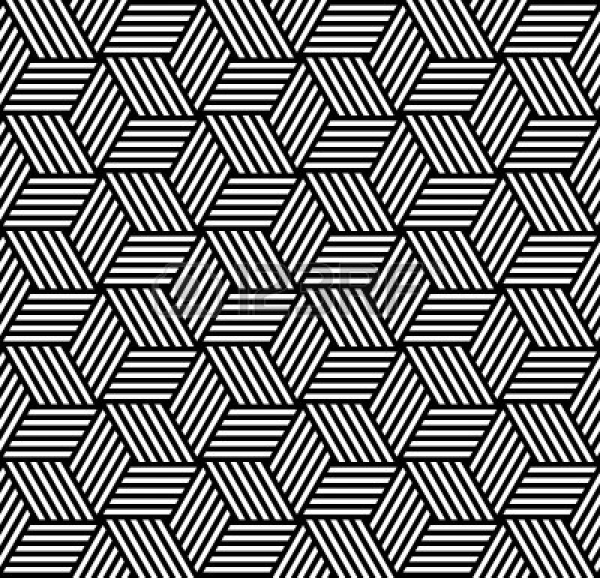
#> input picture 3dmodel/visualization/nahtlose-geometrische-muster-im-op-art-design.jpg, 1200 x 1155 px (shown at 1/2 size)
$ python video2lamp.py ../../../../3dmodel/visualization/nahtlose-geometrische-muster-im-op-art-design.jpg
#> lines starting #> are read from the running program, lines starting #| are printed output that depends on the picture
### software/esp32/tools/sphere/geometry.py
"""Geometry of the diskohedron: which board (tile) sits where on the rhombic triacontahedron.

Sources (old firmware, diskoledronBasel.ino):
  NEIGHBOURS  - the 4 neighbour faces of every tile (initNeighbours)
  ROWS        - 7 horizontal rings from top to bottom (ledrows36)
  (the old table had tile 17 -> 5, which must be 17 -> 4; fixed here)
Tile numbers are 1-based and equal the position in the LED chain (tile 1 = first board).

The face graph of a rhombic triacontahedron is the icosidodecahedron graph. We build the
real polyhedron, put a 3-fold corner on top (rings of 3,6,3,6,3,6,3 faces) and search the
mapping tile -> face that respects both the neighbours and the rings.
"""
import itertools
import numpy as np

NEIGHBOURS = {
    1: (2, 3, 9, 10), 2: (3, 1, 14, 15), 3: (4, 5, 1, 2), 4: (5, 3, 17, 18), 5: (6, 7, 3, 4),
    6: (7, 5, 20, 21), 7: (8, 9, 5, 6), 8: (9, 7, 23, 24), 9: (10, 1, 7, 8), 10: (11, 12, 1, 9),
    11: (12, 10, 24, 25), 12: (13, 14, 10, 11), 13: (14, 12, 27, 28), 14: (15, 2, 12, 13), 15: (16, 17, 2, 14),
    16: (17, 15, 28, 29), 17: (18, 4, 15, 16), 18: (19, 20, 4, 17), 19: (20, 18, 29, 30), 20: (21, 6, 18, 19),
    21: (22, 23, 6, 20), 22: (23, 21, 30, 26), 23: (24, 8, 21, 22), 24: (25, 11, 8, 23), 25: (26, 27, 11, 24),
    26: (27, 25, 22, 30), 27: (28, 13, 25, 26), 28: (29, 16, 13, 27), 29: (30, 19, 16, 28), 30: (26, 22, 19, 29),
}
ROWS = [
    (1, 2, 3), (4, 5, 9, 10, 14, 15), (7, 12, 17), (6, 8, 11, 13, 16, 18),
    (20, 24, 28), (19, 21, 23, 25, 27, 29), (22, 26, 30),
]

PHI = (1 + 5 ** 0.5) / 2


def _icosahedron():
    v = []
    for a, b in itertools.product((-1, 1), repeat=2):
        v += [(0, a, b * PHI), (a, b * PHI, 0), (b * PHI, 0, a)]
    v = np.array(v, float)
    edges = [(i, j) for i in range(12) for j in range(i + 1, 12) if abs(np.linalg.norm(v[i] - v[j]) - 2) < 1e-6]
    tris = [t for t in itertools.combinations(range(12), 3)
            if all(abs(np.linalg.norm(v[a] - v[b]) - 2) < 1e-6 for a, b in itertools.combinations(t, 2))]
    return v, edges, tris


def _rotation_to_z(axis):
    a = axis / np.linalg.norm(axis)
    z = np.array([0, 0, 1.0])
    c = np.cross(a, z)
    s, d = np.linalg.norm(c), a @ z
    if s < 1e-9:
        return np.eye(3) if d > 0 else np.diag([1, -1, -1.0])
    k = np.array([[0, -c[2], c[1]], [c[2], 0, -c[0]], [-c[1], c[0], 0]]) / s
    ang = np.arctan2(s, d)
    return np.eye(3) + np.sin(ang) * k + (1 - np.cos(ang)) * k @ k


def build_faces():
    """30 rhombic faces: dict with 'center' (unit normal) and 'corners' (4x3, on the polyhedron)."""
    v, edges, tris = _icosahedron()
    # dual corners: centres of the icosahedron triangles, scaled so rhombi are planar
    tri_c = {t: v[list(t)].mean(0) for t in tris}
    # put one 3-fold corner (a triangle centre) on top
    R = _rotation_to_z(tri_c[tris[0]])
    faces = []
    for (i, j) in edges:
        ts = [t for t in tris if i in t and j in t]
        mid = (v[i] + v[j]) / 2
        n = mid / np.linalg.norm(mid)
        # scale every corner onto the face plane n.x = |mid|
        pts = [v[i], tri_c[ts[0]], v[j], tri_c[ts[1]]]
        pts = [p * (np.linalg.norm(mid) / (p @ n)) for p in pts]
        faces.append(dict(edge=(i, j), center=R @ n, corners=np.array([R @ p for p in pts])))
    # adjacency: edges sharing a vertex and lying on a common triangle
    for a, fa in enumerate(faces):
        fa['adj'] = set()
        for b, fb in enumerate(faces):
            if a != b and set(fa['edge']) & set(fb['edge']) and \
                    any(set(fa['edge']) | set(fb['edge']) == set(t) for t in tris):
                fa['adj'].add(b)
    return faces


def match_tiles(faces):
    """All mappings tile -> face index that respect neighbours and rings."""
    z = np.array([f['center'][2] for f in faces])
    levels = sorted(set(np.round(z, 6)), reverse=True)
    face_row = {k: levels.index(round(z[k], 6)) for k in range(30)}
    tile_row = {t: r for r, row in enumerate(ROWS) for t in row}
    assert [sum(1 for k in face_row if face_row[k] == r) for r in range(7)] == [len(r) for r in ROWS]

    order = list(range(1, 31))
    sols = []

    def search(i, m, used):
        if i == len(order):
            sols.append(dict(m))
            return
        t = order[i]
        for k in range(30):
            if k in used or face_row[k] != tile_row[t]:
                continue
            if all((m[n] in faces[k]['adj']) for n in NEIGHBOURS[t] if n in m):
                m[t] = k
                used.add(k)
                search(i + 1, m, used)
                used.discard(k)
                del m[t]

    search(0, {}, set())
    return sols


def tile_geometry(rotate_steps=0, mirror=False):
    """{tile: (center[3], corners[4,3])}. rotate_steps (0..2) / mirror pick one of the 6
    symmetric solutions - which one is physically right has to be checked on the lamp."""
    faces = build_faces()
    sols = match_tiles(faces)
    # sort solutions in a stable way: by azimuth of tile 1, then handedness
    def key(s):
        c1, c4 = faces[s[1]]['center'], faces[s[4]]['center']
        az1 = np.degrees(np.arctan2(c1[1], c1[0])) % 360
        hand = np.cross(c1, c4)[2] > 0
        return (hand, round(az1, 3))
    sols.sort(key=key)
    s = sols[(3 if mirror else 0) + rotate_steps % 3] if len(sols) == 6 else sols[0]
    return {t: (faces[k]['center'], faces[k]['corners']) for t, k in s.items()}


# [11 lines that do not run on import are left out]

### software/esp32/tools/sphere/video2lamp.py
#!/usr/bin/env python3
"""Wrap an image or video onto the 30 faces of the diskohedron.

Every face averages the pixels that fall onto it, so the 30 boards show a very
low-resolution "sphere" version of the video.

    # preview only (animated GIF of the lamp from two sides)
    python3 video2lamp.py clip.mp4 --preview clip_preview.gif

    # write a frame file (for playback / later use)
    python3 video2lamp.py clip.mp4 --out clip.disko

    # play live on the lamp over WiFi (connected to the lamp's hotspot)
    python3 video2lamp.py clip.mp4 --stream ws://192.168.4.1/ws --loop

    # find --rotate / --mirror for your lamp (see README "Video on the lamp")
    python3 video2lamp.py --calibrate --stream ws://192.168.4.1/ws --loop

Projections (--map):
  polar     (default, made for SQUARE videos) the centre of the frame is the top
            of the lamp, the edge of the inscribed circle is the bottom; the angle
            around the centre is the angle around the lamp. Corners are unused.
  equirect  2:1 panorama / 360° video: x = longitude, y = latitude.
  cylinder  wrap the frame around the lamp like a label: x = around, y = height.

Output .disko file: b"DSKO", u8 version=1, u8 tiles=30, u16 fps*100, u32 frames,
then frames x 30 tiles x (R, G, B, W) bytes, tile 1 (first board) first.
"""
import argparse
import asyncio
import struct
import sys
import time

import numpy as np

from geometry import tile_geometry

SAMPLES = 10  # samples per face edge -> 100 directions per face


# ------------------------------------------------------------------ geometry -> sample directions
def face_directions(rotate, mirror, spin_deg=0.0):
    """(30, S, 3) unit vectors covering each face, tile 1 first."""
    geo = tile_geometry(rotate, mirror)
    u = (np.arange(SAMPLES) + 0.5) / SAMPLES
    uu, vv = np.meshgrid(u, u)
    uu, vv = uu.ravel(), vv.ravel()
    dirs = []
    for t in range(1, 31):
        c = geo[t][1]  # 4 corners in order -> bilinear patch
        p = (c[0][None] * ((1 - uu) * (1 - vv))[:, None] + c[1][None] * (uu * (1 - vv))[:, None]
             + c[2][None] * (uu * vv)[:, None] + c[3][None] * ((1 - uu) * vv)[:, None])
        dirs.append(p / np.linalg.norm(p, axis=1, keepdims=True))
    d = np.array(dirs)
    if spin_deg:
        a = np.radians(spin_deg)
        rz = np.array([[np.cos(a), -np.sin(a), 0], [np.sin(a), np.cos(a), 0], [0, 0, 1]])
        d = d @ rz.T
    return d


def directions_to_pixels(d, w, h, mapping):
    x, y, z = d[..., 0], d[..., 1], np.clip(d[..., 2], -1, 1)
    lon = np.arctan2(y, x)                 # -pi..pi, 0 = "front"
    if mapping == 'polar':
        theta = np.arccos(z)               # 0 at the top, pi at the bottom
        r = theta / np.pi * (min(w, h) / 2 - 0.5)
        px = w / 2 + r * np.cos(lon)
        py = h / 2 - r * np.sin(lon)
    elif mapping == 'equirect':
        px = (lon + np.pi) / (2 * np.pi) * w
        py = (np.pi / 2 - np.arcsin(z)) / np.pi * h
    elif mapping == 'cylinder':
        px = (lon + np.pi) / (2 * np.pi) * w
        py = (1 - z) / 2 * h
    else:
        raise ValueError(mapping)
    px = np.clip(px.astype(int), 0, w - 1)
    py = np.clip(py.astype(int), 0, h - 1)
    return py, px


# ------------------------------------------------------------------ colour
def to_rgbw(rgb, white):
    """rgb (30, 3) 0..255 -> (30, 4). The common part of R, G, B goes to the white LED."""
    w = rgb.min(axis=1) * white
    out = np.empty((rgb.shape[0], 4))
    out[:, :3] = rgb - w[:, None]
    out[:, 3] = w
    return out


def apply_gamma(v, gamma):
    return 255 * (v / 255) ** gamma


# ------------------------------------------------------------------ input
# [13 lines left out: function calibration_frame, not called in this run]


def read_frames(path, size, max_frames=None):
    """Yield (fps, frame RGB uint8 resized to size x size-ish). Images give one frame."""
    import cv2
    img = cv2.imread(path, cv2.IMREAD_COLOR)
    if img is not None:
        yield 1.0, cv2.cvtColor(_shrink(img, size), cv2.COLOR_BGR2RGB)
        return
    cap = cv2.VideoCapture(path)
    if not cap.isOpened():
        sys.exit(f'cannot open {path}')
    fps = cap.get(cv2.CAP_PROP_FPS) or 25
    n = 0
    while True:
        ok, frame = cap.read()
        if not ok or (max_frames and n >= max_frames):
            break
        n += 1
        yield fps, cv2.cvtColor(_shrink(frame, size), cv2.COLOR_BGR2RGB)


def _shrink(img, size):
    import cv2
    h, w = img.shape[:2]
#> h = 1155; w = 1200
    s = size / max(h, w)
#> s = 0.213
    return cv2.resize(img, (max(1, int(w * s)), max(1, int(h * s))), interpolation=cv2.INTER_AREA) if s < 1 else img


# ------------------------------------------------------------------ conversion
def convert(args):
    frames, fps = [], 25.0
    cache = {}
    source = [(1.0, calibration_frame())] if args.calibrate else read_frames(args.input, args.size, args.max_frames)
    for i, (fps, img) in enumerate(source):
        h, w = img.shape[:2]
        spin = args.azimuth + args.spin * i / fps
        key = (w, h, round(spin, 3))
        if key not in cache:
            if len(cache) > 4:
                cache.clear()
            cache[key] = directions_to_pixels(face_directions(args.rotate, args.mirror, spin), w, h, args.map)
        py, px = cache[key]
        rgb = img[py, px].astype(float).mean(axis=1)          # (30, 3)
        rgb = rgb * args.saturation + rgb.mean(axis=1, keepdims=True) * (1 - args.saturation)
        rgbw = to_rgbw(np.clip(rgb, 0, 255), args.white)
        rgbw = apply_gamma(rgbw, args.gamma) * args.brightness
        frames.append(np.clip(rgbw, 0, 255).astype(np.uint8))
#> this loop made 1 pass
#> (h, key) on pass 1: (246, (256, 246, 0))
#> pass 1, in directions_to_pixels, `x, y, z = d[..., 0], d[..., 1], np.clip(d[..., 2], -1, 1)`:
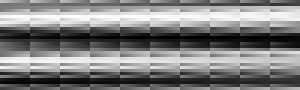
#> x: shape (30, 100) float64 (shown 3 times larger); min -1, max 1, mean 1.89e-17; drawn with min black and max white
#> pass 1, in directions_to_pixels, `x, y, z = d[..., 0], d[..., 1], np.clip(d[..., 2], -1, 1)`:
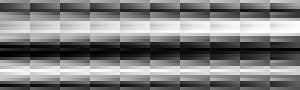
#> y: shape (30, 100) float64 (shown 3 times larger); min -1, max 1, mean -9.47e-18; drawn with min black and max white
#> pass 1, in directions_to_pixels, `x, y, z = d[..., 0], d[..., 1], np.clip(d[..., 2], -1, 1)`:
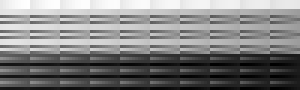
#> z: shape (30, 100) float64 (shown 3 times larger); min -0.999, max 0.999, mean -3.79e-17; drawn with min black and max white
#> pass 1, in directions_to_pixels, `lon = np.arctan2(y, x)                 # -pi..pi, 0 = "front"`:
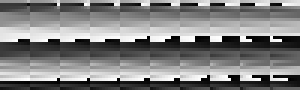
#> lon: shape (30, 100) float64 (shown 3 times larger); min -3.14, max 3.14, mean -0.00487; drawn with min black and max white
#> after the loop, cache = 1 item; frames = 1 item
    if args.fps:
        fps = args.fps
    print(f'{len(frames)} frames at {fps:.2f} fps')
#| 1 frames at 1.00 fps
    return np.array(frames), fps


# [44 lines left out: functions write_disko, write_preview, not called in this run]


# ------------------------------------------------------------------ streaming
async def stream(url, frames, fps, loop):
    from websockets.asyncio.client import connect
    async with connect(url) as ws:
        print(f'streaming to {url}, ctrl-c to stop')
        period = 1 / fps
        while True:
            t0 = time.perf_counter()
            for i, fr in enumerate(frames):
                await ws.send(fr.tobytes())        # 120 bytes: binary frame = stream mode
                wait = t0 + (i + 1) * period - time.perf_counter()
                if wait > 0:
                    await asyncio.sleep(wait)
            if not loop:
                break


def main():
    ap = argparse.ArgumentParser(description=__doc__, formatter_class=argparse.RawDescriptionHelpFormatter)
    ap.add_argument('input', nargs='?', help='video or image file')
    ap.add_argument('--calibrate', action='store_true', help='use a built-in orientation test pattern as input')
    ap.add_argument('--map', choices=('polar', 'equirect', 'cylinder'), default='polar')
    ap.add_argument('--out', help='write .disko frame file')
    ap.add_argument('--preview', help='write animated GIF preview')
    ap.add_argument('--preview-every', type=int, default=2, help='use every n-th frame in the GIF')
    ap.add_argument('--stream', metavar='WS_URL', help='e.g. ws://192.168.4.1/ws')
    ap.add_argument('--loop', action='store_true', help='repeat when streaming')
    ap.add_argument('--fps', type=float, help='override frame rate')
    ap.add_argument('--max-frames', type=int)
    ap.add_argument('--size', type=int, default=256, help='downscale frames to this size first')
    ap.add_argument('--spin', type=float, default=0, help='rotate the image around the lamp, degrees/s')
    ap.add_argument('--azimuth', type=float, default=0, help='turn the image around the lamp by this many degrees')
    ap.add_argument('--white', type=float, default=1.0, help='0..1: how much of the common RGB goes to W')
    ap.add_argument('--saturation', type=float, default=1.3, help='>1 boosts colours (30 pixels look washed out)')
    ap.add_argument('--gamma', type=float, default=1.0, help='>1 darkens mid tones')
    ap.add_argument('--brightness', type=float, default=1.0)
    ap.add_argument('--rotate', type=int, default=0, help='0..2: which way the lamp faces (120° steps)')
    ap.add_argument('--mirror', action='store_true', help='if the image appears mirrored on the lamp')
    args = ap.parse_args()
    if not args.input and not args.calibrate:
        ap.error('give an input file or --calibrate')
    if args.calibrate:
        args.map, args.saturation, args.white = 'polar', 1.0, 1.0

    frames, fps = convert(args)
#> frames = 30 rows, first 6: [0, 0, 0, 112], [0, 0, 0, 115], [0, 0, 0, 110], [0, 0, 0, 112], [0, 0, 0, 107], [0, 0, 0, 117]; fps = 1
    if args.out:
        write_disko(args.out, frames, fps)
    if args.preview:
        write_preview(args.preview, frames, fps, args.rotate, args.mirror, args.preview_every)
    if args.stream:
        try:
            asyncio.run(stream(args.stream, frames, fps, args.loop))
        except KeyboardInterrupt:
            pass
    if not (args.out or args.preview or args.stream):
        print('nothing to do: add --out, --preview and/or --stream')


if __name__ == '__main__':
    main()
